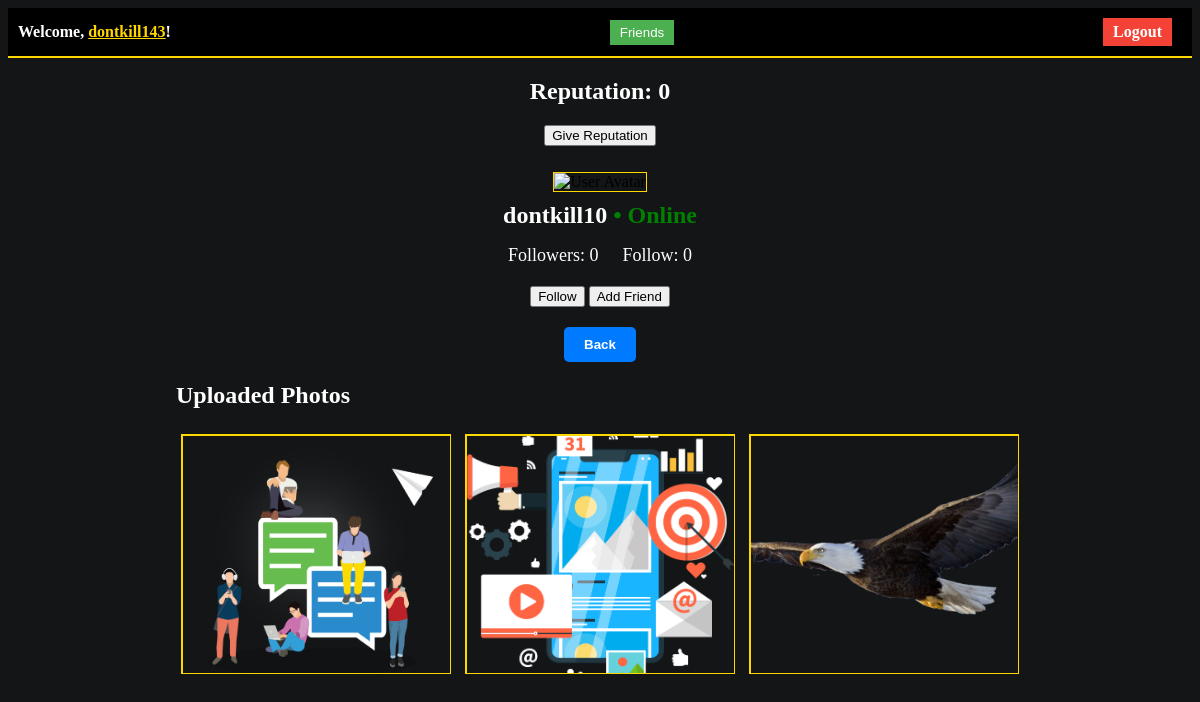
Screenshot of /user_profile/dontkill10 (signed in) with the database file from the repository.
### main.py (models this page shows, shortened)
class User(db.Model, UserMixin):
    id = db.Column(db.Integer, primary_key=True)
    username = db.Column(db.String(80), unique=True, nullable=False)
    password = db.Column(db.String(120), nullable=False)
    email = db.Column(db.String(120), unique=True, nullable=False)
    profile_photo = db.Column(db.String(255))  # Add this line
    profile_photos = db.Column(db.String(1000))  # Store a list of filenames
    likes = db.relationship("Like", backref="user", lazy=True)
    reputation = db.Column(db.Integer, default=0)
    last_given_reputation_timestamp = db.Column(db.DateTime, default=None)
    reputation_given_count = db.Column(db.Integer, default=0)
    coins = db.Column(db.Integer, default=10)  # Initialize coins to 10
    selected_border_color = db.Column(db.String(20))  # Store the selected border color
    selected_username_color = db.Column(db.String(7))  # Store color as a hex string (e.g., "#RRGGBB")
    selected_username_comment = db.Column(db.String(7)) # Store color for comment
    uploaded_photo_count = db.Column(db.Integer, default=0)  # Initialize with 0
    trivia_score = db.Column(db.Integer, default=0)  # Add this line to store the trivia score
    has_purchased_border_width = db.Column(db.Boolean, default=False)
    selected_border_width = db.Column(db.Integer, default=1)  # Default border width is 1px
    last_seen = db.Column(db.DateTime, default=datetime.utcnow)
    reset_token = db.Column(db.String(100), nullable=True)
    followers = db.relationship('User', secondary='followers', primaryjoin='User.id==followers.c.followee_id',
                                secondaryjoin='User.id==followers.c.follower_id', backref='following')
    friends = relationship('User', secondary='friendship', primaryjoin=id == Friendship.user_id,
                           secondaryjoin=id == Friendship.friend_id)

class Photo(db.Model):
    id = db.Column(db.Integer, primary_key=True)
    filename = db.Column(db.String(255), nullable=False)
    user_id = db.Column(db.Integer, db.ForeignKey("user.id"), nullable=False)
    user = db.relationship("User", backref=db.backref("photos", lazy=True))
    likes = db.relationship("Like", backref="photo", lazy=True, cascade="all, delete-orphan")
    comments = db.relationship("Comment", backref="photo_ref", lazy=True, cascade="all, delete-orphan")
    border_color = db.Column(db.String(20))  # Store the border color associated with the photo
    border_width = db.Column(db.Integer)

### main.py (the view)
@app.route('/user_profile/<username>')
@login_required
def user_profile(username):
    if not current_user.profile_photo:
        current_user.profile_photo = "placeholder.png"  # Set the default profile photo
    user = User.query.filter_by(username=username).first()
    if user:
        user_reputation = user.reputation  # Replace 'reputation' with the actual field in your User model
        user_uploaded_photos = Photo.query.filter_by(user_id=user.id).all()
        return render_template("user_profile.html", user=user, reputation=user_reputation, user_uploaded_photos=user_uploaded_photos)
    else:
        flash("User not found.", "error")
        return redirect(url_for("dashboard"))

### main.py (called while the page is built)
@login_manager.user_loader
def load_user(user_id):
    return User.query.get(int(user_id))

@app.before_request
def update_last_seen():
    if current_user.is_authenticated:
        current_user.last_seen = datetime.now(timezone.utc)
        db.session.commit()

### templates/user_profile.html (shortened to what this page needs)
<!DOCTYPE html>
<html lang="en">
<head>
    <link rel="stylesheet" href="{{ url_for('static', filename='user_profile.css') }}">
</head>
<body>
<div class="navbar">
    <span>Welcome, <a href="{{ url_for('profile') }}" class="username-link"><span class="username">{{ current_user.username }}</span></a>!</span>
    <button class="friends-button" onclick="window.location.href='{{ url_for('friends') }}'">Friends</button>
    <a href="{{ url_for('logout') }}" class="logout-button">Logout</a>
</div>
<div class="reputation-section">
    <h2 class="reputation-text">Reputation: <span id="reputation-count">{{ reputation }}</span></h2>
    <button id="give-reputation-button" data-receiver-user-id="{{ user.id }}">
        Give Reputation
    </button>
</div>
<div class="profile-container">
    <div class="profile-avatar">
        <img src="{{ url_for('static', filename='uploads/profile-photo/' ~ user.profile_photo) }}" alt="User Avatar">
    </div>
    <div class="profile-info">
        <h1 class="username-info">
    {{ user.username }}
    <span class="user-status" data-last-seen="{{ user.last_seen }}"></span>
</h1>
        <div class="profile-header">
            <div class="follower-following-counts">
                <div class="follower-count">Followers: {{ user.followers|length }}</div>
                <div class="following-count">Follow: {{ user.following|length }}</div>
            </div>
            <div class="follow-unfollow-button">
                <button
                    id="follow-btn"
                    data-user-id="{{ user.id }}"
                >
                </button>
  {% if current_user != user %}
      {% if user in current_user.friends %}
        <button id="remove-friend-button" data-username="{{ user.username }}">Remove Friend</button>
      {% else %}
        <button id="add-friend-button" data-username="{{ user.username }}">Add Friend</button>
      {% endif %}
  {% endif %}
            </div>
        </div>
        <div class="center-button">
            <button class="back-button" onclick="window.location.href='{{ url_for('dashboard') }}'">Back</button>
        </div>
        <div class="dashboard-content">
            <div class="uploaded-photos-section">
                <h2>Uploaded Photos</h2>
                <div class="uploaded-photos-grid">
                    {% for uploaded_photo in user_uploaded_photos %}
                        <div class="uploaded-photo-box">
                            <div class="uploaded-photo">
                                <img src="{{ url_for('static', filename='uploads/' ~ uploaded_photo.filename) }}" alt="Uploaded Photo" class="profile-image" data-image-src="{{ url_for('static', filename='uploads/' ~ uploaded_photo.filename) }}">
                            </div>
                        </div>
                    {% endfor %}
                </div>
            </div>
        </div>
    </div>
</div>
</body>
</html>

### static/user_profile.css (style rules this page uses)
body { background-color: #131516; }
h1, h2 { color: white; }
.navbar { background-color: black; color: white; padding: 10px; display: flex; justify-content: space-between; align-items: center; font-weight: bold; border-bottom: 2px solid gold; text-align: right; }
.navbar .username { cursor: pointer; text-decoration: underline; }
.navbar .logout-button { background-color: #4caf50; color: #fff; border: none; padding: 5px 10px; margin-right: 10px; cursor: pointer; text-decoration: none; }
.navbar .friends-button { background-color: #4caf50; color: #fff; border: none; padding: 5px 10px; cursor: pointer; text-decoration: none; margin-left: 10px; }
.navbar .logout-button { background-color: #f44336; }
.username { color: gold; cursor: pointer; }
.logout-button { text-decoration: none; transition: color 0.3s; }
.profile-container { display: flex; flex-direction: column; justify-content: center; align-items: center; height: 50vh; }
.reputation-section { display: flex; flex-direction: column; justify-content: center; align-items: center; }
.back-button { padding: 10px 20px; background-color: #007bff; color: white; border: none; border-radius: 5px; cursor: pointer; font-weight: bold; transition: background-color 0.3s, color 0.3s; }
.center-button { text-align: center; }
.follower-following-counts { text-align: center; margin-top: 10px; }
.follower-count, .following-count { display: inline-block; color: white; font-size: 18px; margin: 0 10px; }
.profile-info h1 { text-align: center; color: white; font-size: 24px; margin-top: 10px; }
#follow-btn { margin-top: 20px; margin-bottom: 20px; }
.follow-unfollow-button { text-align: center; }
.profile-avatar img { width: 80px; height: 80px; object-fit: cover; border: 1px solid gold; }
.uploaded-photo-box { display: inline-block; margin: 5px; width: 268px; height: 238px; border: 1px solid gold; overflow: hidden; }
.uploaded-photo { width: 100%; height: 100%; display: block; object-fit: contain; }
.uploaded-photo img { width: 100%; height: 100%; object-fit: cover; border: 1px solid gold; }
@media (min-width: 768px) { .uploaded-photo-box:nth-child(3n+1) { clear: left; } }
.user-status.online { color: green; }

### rows the page displays
User: username "dontkill143"
User: username "dontkill10"
Photo: filename (picture)
Photo: filename (picture)
Photo: filename (picture)

### other values shown
{{ reputation }} "0"
{{ user.followers|length }} "0"
{{ user.following|length }} "0"
